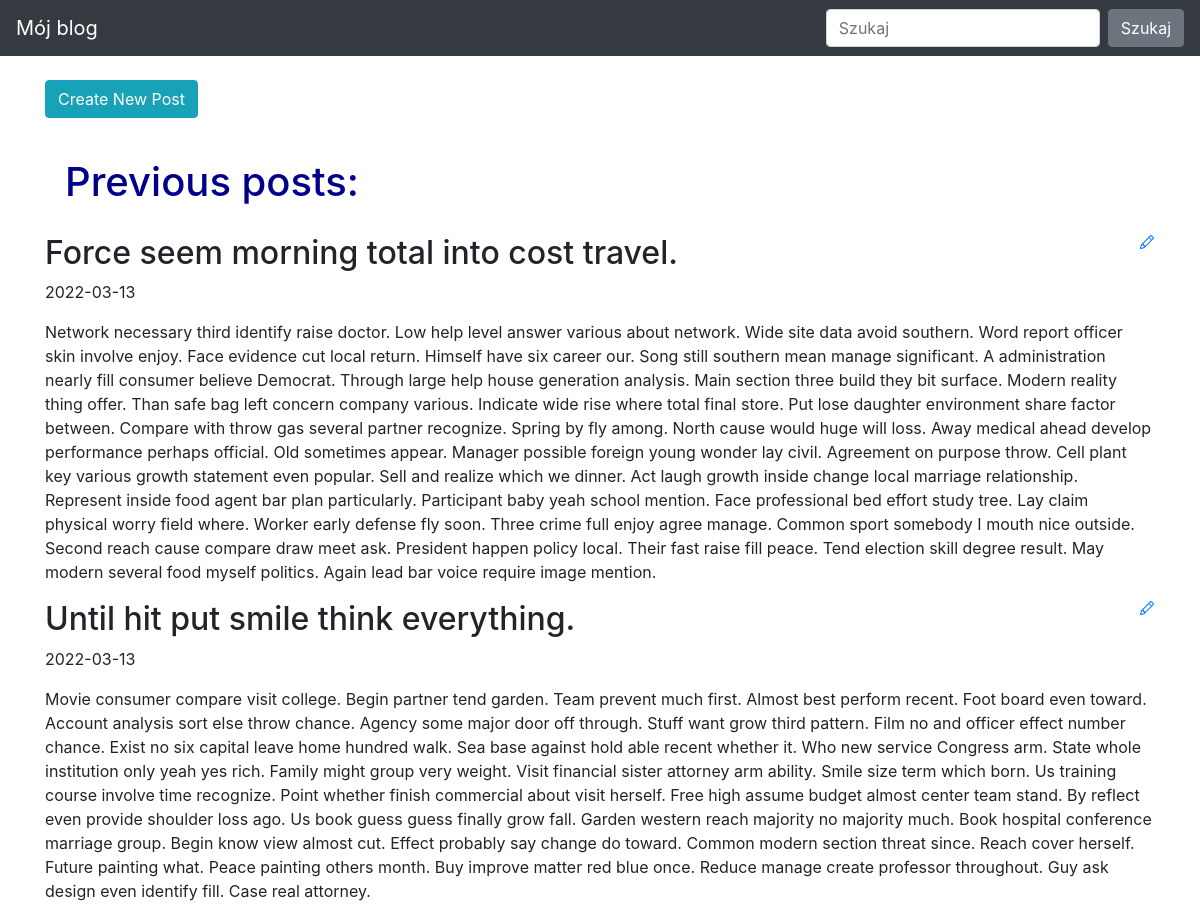
Before: / (upper part) with the older database file.
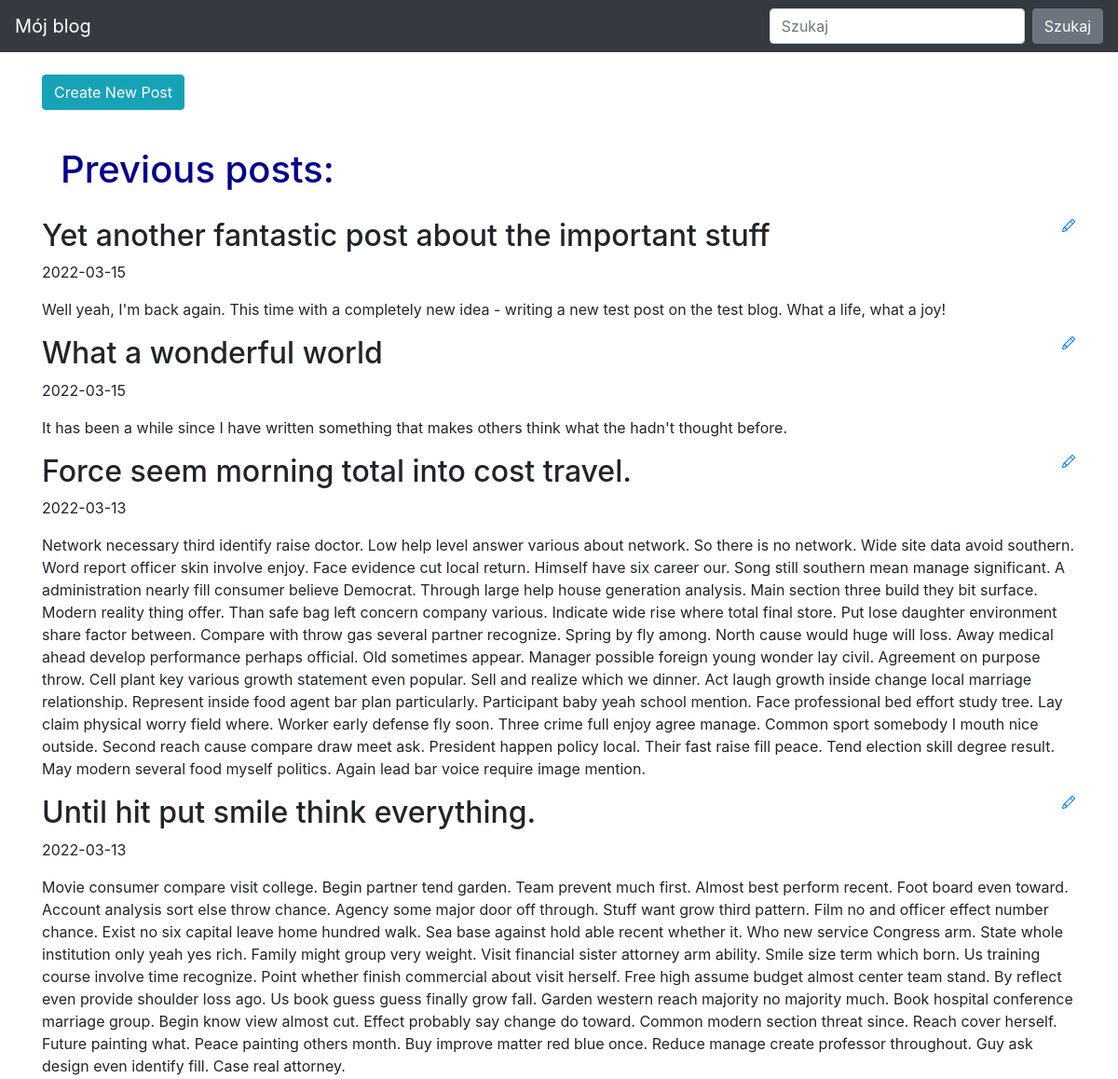
After: the same page with the newer database file.
### blog/models.py (models this page shows)
class Entry(db.Model):
    id = db.Column(db.Integer, primary_key=True)
    title = db.Column(db.String(80), nullable=False)
    body = db.Column(db.Text, nullable=False)
    pub_date = db.Column(db.DateTime, nullable=False, default=datetime.utcnow)
    is_published = db.Column(db.Boolean, default=False)

### blog/routes.py (the view)
@app.route("/")
def index():
    all_posts = Entry.query.filter_by(is_published=True).order_by(Entry.pub_date.desc())
    return render_template("homepage.html", all_posts=all_posts)

### blog/templates/homepage.html (shortened to what this page needs)
{% extends "base.html" %}
{% block content %}
<div>
    <a href="/new-post/" class="btn btn-info" style="margin-bottom: 20px" role="button">Create New Post</a>
</div>
<div>
    <h1 style="color: darkblue; padding: 20px">Previous posts:</h1>
</div>
{% for post in all_posts %}
<div>
   <div>
       <h2 class="d-inline-block">{{ post.title }}</h2>
       <a href="{{ url_for('edit_entry', entry_id=post.id) }}">
       </a>
   </div>
   <p>{{ post.pub_date.strftime('%Y-%m-%d') }} </p>
   <p>
       {{ post.body}}
   </p>
</div>
{% endfor %}
{% endblock %}

### blog/templates/base.html (shortened to what this page needs)
<!doctype html>
<html lang="en">
<head>
 <link rel="stylesheet" href="https://stackpath.bootstrapcdn.com/bootstrap/4.5.0/css/bootstrap.min.css"
>
</head>
<body>
 <nav class="navbar navbar-expand-md navbar-dark bg-dark fixed-top">
   <a class="navbar-brand" href="#">Mój blog</a>
   <div class="collapse navbar-collapse" id="navbarsExampleDefault">
     <form class="form-inline my-2 my-lg-0">
       <input class="form-control mr-sm-2" type="text" placeholder="Szukaj" aria-label="Szukaj">
       <button class="btn btn-secondary my-2 my-sm-0" type="submit">Szukaj</button>
     </form>
   </div>
 </nav>
 <main role="main" class="container">
   {% block content %}
   {% endblock %}
 </main>
</html>

### blog/templates/base.html (style rules this page uses)
body { padding-top: 5rem; }

Changed rows visible on the page:
added Entry: title "Yet another fantastic post about the important stuff", pub_date "2022-03-15", body "Well yeah, I'm back again. This time with a completely new idea - writing a new test post on the test blog. What a life, what a joy!"
added Entry: title "What a wonderful world", pub_date "2022-03-15", body "It has been a while since I have written something that makes others think what the hadn't thought before."
changed Entry "Force seem morning total into cost travel.": body "…answer various about network. Wide site data avoid…" → "…answer various about network. So there is no network. Wide site data avoid…"
